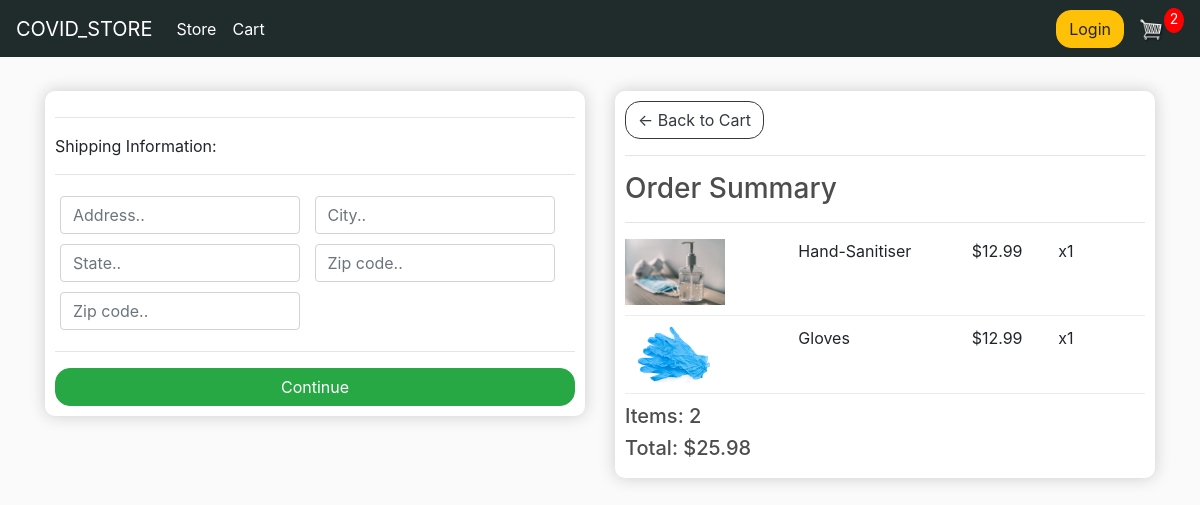
Screenshot of /checkout/ (signed in) with the database file from the repository.
### store/models.py (models this page shows, shortened)
class OrderItem(models.Model):
    product = models.ForeignKey(Product, on_delete=models.SET_NULL, null=True)
    order = models.ForeignKey(Order, on_delete=models.SET_NULL, null=True)
    quantity = models.IntegerField(default=0, null=True, blank=True)
    date_added = models.DateTimeField(auto_now_add=True)
    @property
    def get_total(self):
        total = self.product.price * self.quantity
        return total

class Product(models.Model):
    name = models.CharField(max_length=200)
    price = models.FloatField()
    digital = models.BooleanField(default=False, null=True, blank=True)
    image = models.ImageField(upload_to='images/', null=True)
    @property
    def imageURL(self):
        try:
            url = self.image.url
        except:
            url = ''
        return url

class Order(models.Model):
    customer = models.ForeignKey(
        Customer, on_delete=models.SET_NULL, null=True, blank=True)
    date_ordered = models.DateTimeField(auto_now_add=True)
    complete = models.BooleanField(default=False)
    transaction_id = models.CharField(max_length=100, null=True)
    @property
    def shipping(self):
        shipping = False
        orderitems = self.orderitem_set.all()
        for i in orderitems:
            if i.product.digital == False:
                shipping = True
        return shipping
    @property
    def get_cart_total(self):
        orderitems = self.orderitem_set.all()
        total = sum([item.get_total for item in orderitems])
        return total
    @property
    def get_cart_items(self):
        orderitems = self.orderitem_set.all()
        total = sum([item.quantity for item in orderitems])
        return total

### store/views.py (the view)
# urls.py: path('checkout/', views.checkout, name="checkout"),
def checkout(request):
    data = cartData(request)
    cartItems = data['cartItems']
    order = data['order']
    items = data['items']
    context = {'items': items, 'order': order, 'cartItems': cartItems}
    return render(request, 'store/checkout.html', context)

### store/utils.py (called while the page is built)
def cartData(request):
    if request.user.is_authenticated:
        customer = request.user.customer
        order, created = Order.objects.get_or_create(
            customer=customer, complete=False)
        items = order.orderitem_set.all()
        cartItems = order.get_cart_items
    else:
        cookieData = cookieCart(request)
        cartItems = cookieData['cartItems']
        order = cookieData['order']
        items = cookieData['items']
    return {'cartItems': cartItems, 'order': order, 'items': items}

### store/templates/store/checkout.html (shortened to what this page needs)
{% extends 'store/main.html' %}
{% load static %}
{% block content %}
     <div class="row">
		<div class="col-lg-6">
			<div class="box-element" id="form-wrapper">
				<form id="form">
					<div id="shipping-info">
						<hr>
						<p>Shipping Information:</p>
						<hr>
						<div class="form-field">
							<input class="form-control" type="text" name="address" placeholder="Address..">
						</div>
						<div class="form-field">
							<input class="form-control" type="text" name="city" placeholder="City..">
						</div>
						<div class="form-field">
							<input class="form-control" type="text" name="state" placeholder="State..">
						</div>
						<div class="form-field">
							<input class="form-control" type="text" name="zipcode" placeholder="Zip code..">
						</div>
						<div class="form-field">
							<input class="form-control" type="text" name="country" placeholder="Zip code..">
						</div>
					</div>
					<hr>
					<input id="form-button" class="btn btn-success btn-block" type="submit" value="Continue">
				</form>
			</div>
			<br>
		</div>
		<div class="col-lg-6">
			<div class="box-element">
				<a  class="btn btn-outline-dark" href="{% url 'cart' %}">&#x2190; Back to Cart</a>
				<hr>
				<h3>Order Summary</h3>
				<hr>
				{% for item in items %}
				<div class="cart-row">
					<div style="flex:2"><img class="row-image" src="{{item.product.imageURL}}"></div>
					<div style="flex:2"><p>{{item.product.name}}</p></div>
					<div style="flex:1"><p>${{item.product.price|floatformat:2}}</p></div>
					<div style="flex:1"><p>x{{item.quantity}}</p></div>
				</div>
				{% endfor %}
				<h5>Items:   {{order.get_cart_items}}</h5>
				<h5>Total:   ${{order.get_cart_total|floatformat:2}}</h5>
			</div>
		</div>
	</div>
{% endblock content %}

### static/css/main.css (style rules this page uses)
body { background-color: hsl(0, 0%, 98%); }
h1, h2, h3, h4, h5, h6 { color: hsl(0, 0%, 30%); }
.box-element { box-shadow: hsl(0, 0%, 80%) 0 0 16px; background-color: #fff; border-radius: 10px; padding: 10px; }
.col-lg-4, .col-lg-6, .col-lg-8, .col-lg-12 { margin-top: 10px; }
.btn { border-radius: 15px; }
.row-image { width: 100px; }
.form-field { width: 250px; display: inline-block; padding: 5px; }
.cart-row { display: flex; align-items: flex-stretch; padding-bottom: 10px; margin-bottom: 10px; border-bottom: 1px solid #ececec; }

### rows the page displays
OrderItem: product.imageURL (picture), product.name "Hand-Sanitiser", product.price "12.99", quantity "1"
OrderItem: product.imageURL (picture), product.name "Gloves", product.price "12.99", quantity "1"
Order: get_cart_items "2", get_cart_total "25.98"

### other values shown
{{ cartItems }} "2"
